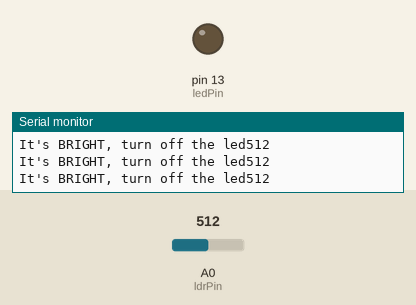
A sketch run on a simulated Arduino Uno, built with avr-gcc and run on an emulated ATmega328P. Parts: output pins drawn as LEDs (lit = HIGH), the last lines printed to the serial monitor. The test bench sets the inputs (shaded band); at power-on: A0 (ldrPin) = 512.

Above: at 1.2 s.
1.3 s: A0 (ldrPin) set to 313
4.3 s: A0 (ldrPin) set to 290
At 5.5 s:
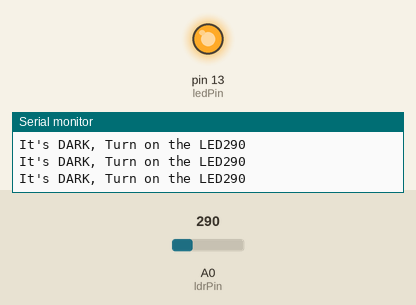
5.8 s: A0 (ldrPin) set to 306
At 6.4 s:
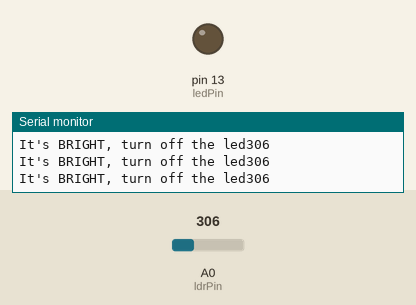
Timing chart, 0 to 8.8 s (numbered marks = the images above; inputs shaded):
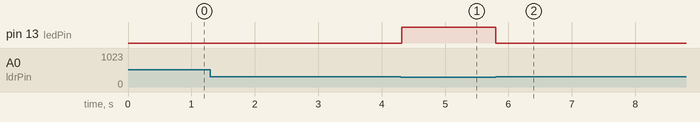

Measured:
- the behaviour switches between 301 and 300 on A0 (ldrPin) (found by bisection; images 0 and 1)
- after the input at 4.3 s, pin 13 (ledPin): LOW → HIGH at once
- after the input at 5.8 s, pin 13 (ledPin): HIGH → LOW at once

The sketch:

ldr.ino
```cpp
 const int ledPin = 13;
 const int ldrPin = A0;

void setup() {
  // put your setup code here, to run once:
 Serial.begin(9600);
 pinMode(ledPin, OUTPUT);
 pinMode(ldrPin, INPUT);
}

void loop() {
  // put your main code here, to run repeatedly:
  int ldrStatus = analogRead(ldrPin);

  if(ldrStatus <= 300){
    digitalWrite(ledPin, HIGH);
    Serial.print("It's DARK, Turn on the LED");
    Serial.println(ldrStatus);
    }else{
      digitalWrite(ledPin, LOW);
      Serial.print("It's BRIGHT, turn off the led");
      Serial.println(ldrStatus);
      }
}
```
